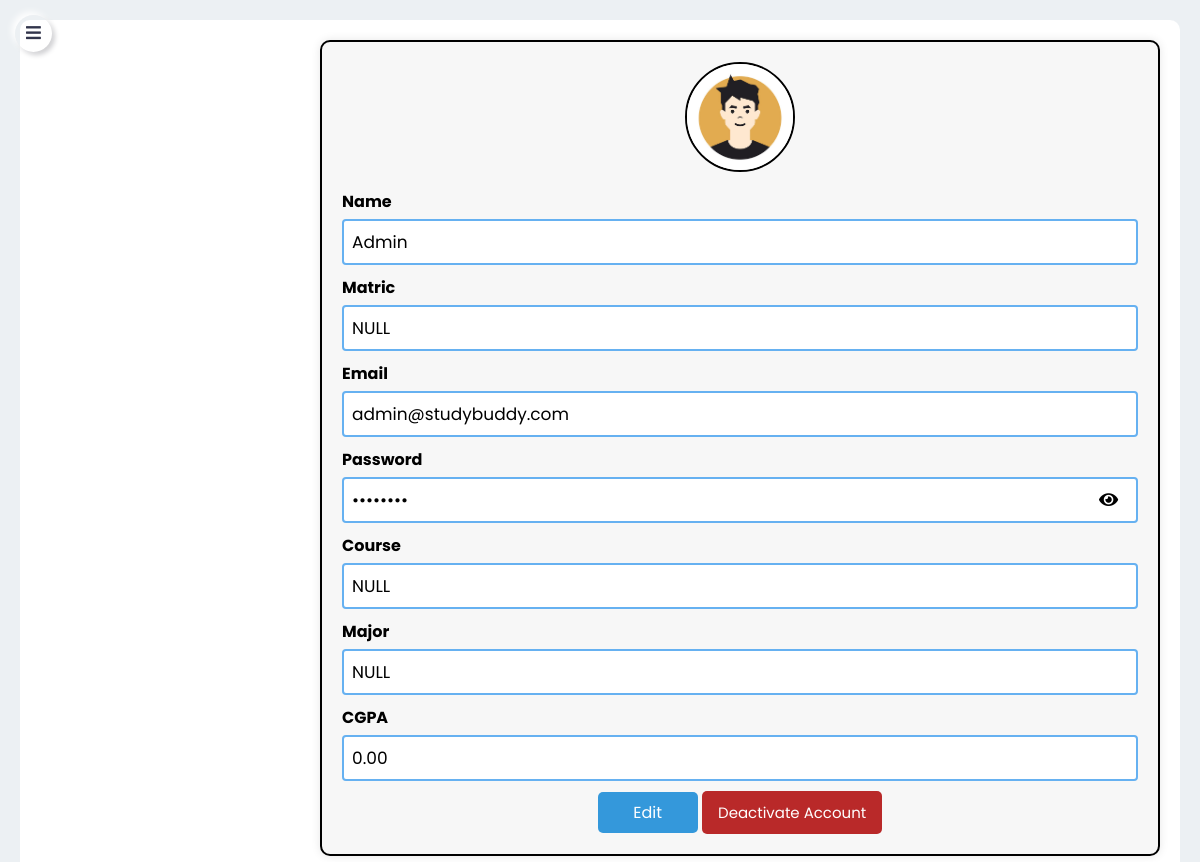
The page /profileStudent.php (signed in) on the database its author committed.
### tables this page shows
CREATE TABLE `student` (
  `stdID` int(11) NOT NULL,
  `userType` varchar(50) DEFAULT NULL,
  `stdPicture` varchar(255) DEFAULT NULL,
  `stdName` varchar(255) DEFAULT NULL,
  `stdMatric` varchar(255) DEFAULT NULL,
  `stdEmail` varchar(255) DEFAULT NULL,
  `stdPassword` varchar(255) DEFAULT NULL,
  `stdMajor` varchar(255) DEFAULT NULL,
  `stdCourse` varchar(255) DEFAULT NULL,
  `stdCGPA` decimal(3,2) DEFAULT NULL,
  `stdStatus` varchar(50) DEFAULT NULL,
  `stdOnline` varchar(50) DEFAULT NULL,
  `stdAccDate` date DEFAULT NULL,
  `stdStatusAcc` varchar(50) DEFAULT NULL,
  `descStatus` text DEFAULT NULL
);

### CONTROLLER/viewProfileStdHandler.php (called while the page is built, shortened)
<?php
if (isset($_SESSION['stdID']) && !empty($_SESSION['stdID'])) {
    $stdID = mysqli_real_escape_string($conn, $_SESSION['stdID']);
    $sql = "SELECT * FROM student WHERE stdID = '$stdID'";
    $result = mysqli_query($conn, $sql);
    if (mysqli_num_rows($result) > 0) {
        $row = mysqli_fetch_assoc($result);
        $stdPicture = $row['stdPicture'];
        $stdName = $row['stdName'];
        $stdMatric = $row['stdMatric'];
        $stdEmail = $row['stdEmail'];
        $stdPassword = $row['stdPassword'];
        $stdMajor = $row['stdMajor'];
        $stdCourse = $row['stdCourse'];
        $stdCGPA = $row['stdCGPA'];
    } else {
        echo "No profile found for this session ID.";
        exit;
    }
} else {
    echo "Session ID not set.";
    exit;
}
?>

### profileStudent.php (the view, shortened to what this page needs)
<?php
include './MODEL/connect.php';
include "./CONTROLLER/viewProfileStdHandler.php";
?>
<!DOCTYPE html>
<html lang="en" dir="ltr">
<head>
    <link rel="stylesheet" href="CSS/sidebar.css">
    <link rel="stylesheet" href="CSS/profileStudent.css">
    <link rel="stylesheet" href="https://cdnjs.cloudflare.com/ajax/libs/font-awesome/5.15.2/css/all.min.css" />
</head>
<body>
    <label class="button bars" for="check"><i class="fas fa-bars"></i></label>
    <section class="container">
        <article class="content">
            <div class="padding-container">
                <div class="card">
                    <?php if (!empty($stdPicture)): ?>
                        <img src="<?php echo $stdPicture; ?>" alt="Profile Picture"><br>
                    <?php else: ?>
                        <img src="Images/defaultProfile.jpg" alt="Profile Picture"><br>
                    <?php endif; ?>
                    <labelP for="name">Name</labelP>
                    <input type="text" id="name" name="name" value="<?php echo $stdName; ?>" readonly>
                    <labelP for="matric">Matric</labelP>
                    <input type="text" id="matric" name="matric" value="<?php echo $stdMatric; ?>" readonly>
                    <labelP for="email">Email</labelP>
                    <input type="email" id="email" name="email" value="<?php echo $stdEmail; ?>" readonly>
                    <div class="password-container">
                        <labelP for="password">Password</labelP>
                        <div class="input-group">
                            <input type="password" id="password" name="password" value="<?php echo $stdPassword; ?>"
                                readonly>
                            <span class="toggle-password" onclick="togglePassword()">
                                <i class="fas fa-eye" id="toggleIcon"></i>
                            </span>
                        </div>
                    </div>
                    <labelP for="course">Course</labelP>
                    <input type="text" id="course" name="course" value="<?php echo $stdCourse; ?>" readonly>
                    <labelP for="major">Major</labelP>
                    <input type="text" id="major" name="major" value="<?php echo $stdMajor; ?>" readonly>
                    <labelP for="cgpa">CGPA</labelP>
                    <input type="text" id="cgpa" name="cgpa" value="<?php echo $stdCGPA; ?>" readonly>
                    <a href="editProfileStudent.php" class="edit-button">Edit</a>
                    <form id="deactivateForm" method="post" action="deactivateAccountHandler.php"
                        style="display: inline;">
                        <button type="button" class="deactivate-button" onclick="confirmDeactivation()">Deactivate Account</button>
                    </form>
                </div>
            </div>
        </article>
    </section>
</body>
</html>

### CSS/sidebar.css (style rules this page uses)
* { margin: 0; padding: 0; box-sizing: border-box; font-family: 'Poppins', sans-serif; }
body { background: #ecf0f3; }
.container { display: flex; }
.content { flex: 1; padding: 20px; }
.padding-container { background-color: #fff; padding-top: 20px; padding-left: 300px; padding-right: 20px; padding-bottom: 20px; border-radius: 10px; }
label { font-size: 17px; color: #31344b; box-shadow: -3px -3px 7px #ffffff, 3px 3px 5px #ceced1; height: 37px; width: 37px; border-radius: 50%; text-align: center; line-height: 37px; cursor: pointer; transition: all 0.3s ease; }
.bars { position: absolute; left: 15px; top: 15px; }

### CSS/profileStudent.css (style rules this page uses)
.card { background-color: #f7f7f7; border: 2px solid #000000; border-radius: 10px; padding: 20px; box-shadow: 0 0 10px rgba(0, 0, 0, 0.1); width: 100%; text-align: center; }
.card labelP { display: block; margin-bottom: 5px; text-align: left; font-weight: bold; }
.card input { width: 100%; padding: 8px; margin-bottom: 10px; border: 2px solid #66b1f1; border-radius: 4px; box-sizing: border-box; font-size: 17px; }
.card img { width: 110px; height: 110px; border-radius: 50%; margin-bottom: 10px; border: 2px solid #000000; }
.edit-button { display: inline-block; padding: 8px 16px; background-color: #3498db; color: #fff; text-decoration: none; border-radius: 5px; transition: background-color 0.3s ease; width: 100px; }
.deactivate-button { padding: 10px 16px; background-color: #3498db; color: #fff; border: none; border-radius: 5px; width: auto; font-size: 15px; background-color: #b92929; }
.input-group { position: relative; }
.input-group input { padding-right: 30px; }
.toggle-password { position: absolute; top: 23px; right: 20px; transform: translateY(-50%); cursor: pointer; }
.toggle-password i { color: #000000; font-size: 17px; }

### rows shown on the page
student: stdPicture (picture), name "Admin", matric "NULL", email "admin@studybuddy.com", course "NULL", major "NULL", cgpa "0.00"
